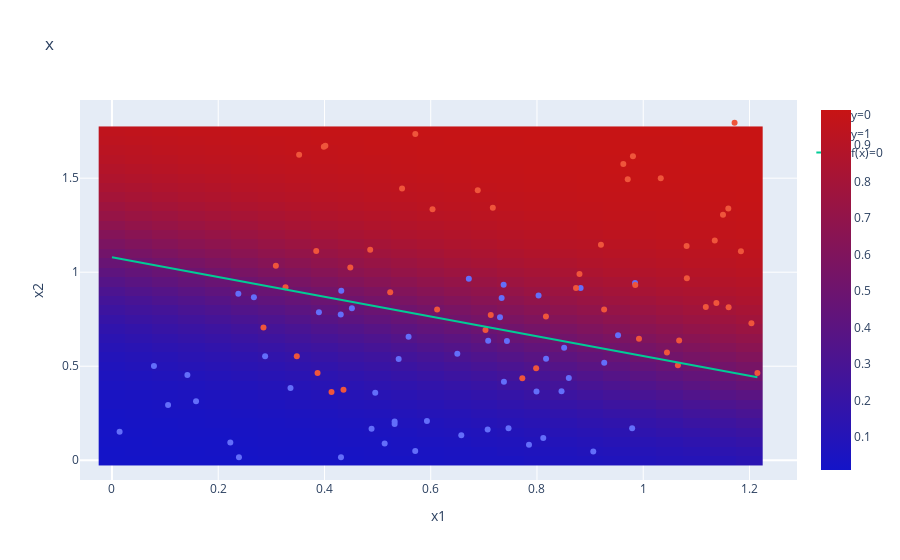

Notebook code cell kept with this figure:
### Code cell
x_ = np.arange(0, np.max(x[:,0]), 0.05)
y_ = np.arange(0, np.max(x[:,1]), 0.05)
Z = np.zeros((len(y_), len(x_)))
for ix, xx in enumerate(x_):
    for iy, yy in enumerate(y_):
        Z[iy, ix] = f(w, b, np.array([xx, yy]))

fig = go.Figure(data=[
    go.Scatter(x=x[0:n_samples,0], y=x[0:n_samples,1], mode='markers', name='y=0',),
    go.Scatter(x=x[n_samples::,0], y=x[n_samples::,1], mode='markers', name='y=1'), 
    go.Scatter(x=x_space, y=y_space,  name='f(x)=0'),
    go.Heatmap(z=Z, y=y_, x=x_, colorscale=[[0.0, 'rgb(20, 20, 200)'], [1.0, 'rgb(200, 20, 20)']])], 
    layout=go.Layout(title='x', xaxis=dict(title="x1",), yaxis=dict(title="x2",)))
plotly.offline.iplot(fig)
